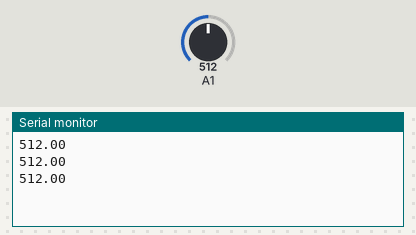
Bench run of a sketch on a simulated Arduino Uno, built with avr-gcc and run on an emulated ATmega328P. Parts: the last lines printed to the serial monitor. The inputs (shaded band) are chosen by the test bench; at power-on: A1 = 512.

Above: at 1.2 s.
1.3 s: A1 set to 716
At 1.86 s:
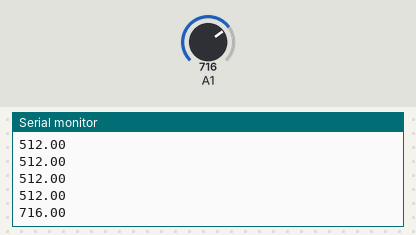
2.8 s: A1 set to 900
At 3.06 s:
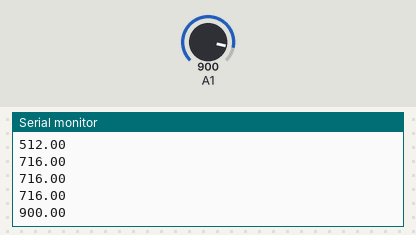
Timing chart, 0 to 5.8 s (numbered marks = the images above; inputs shaded):
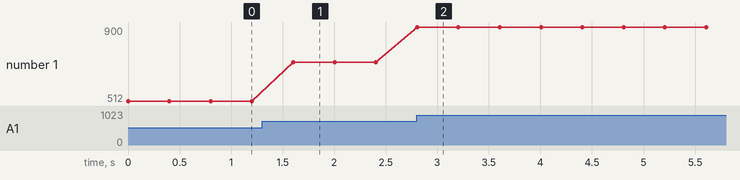

Measured:
- after the input at 1.3 s, the serial monitor: prints a new line after 0.30 s (image 1)
- after the input at 2.8 s, the serial monitor: prints a new line at once (image 2)
- plotted number 1: 512 → 716 after the input at 1.3 s, 716 → 900 after the input at 2.8 s

The sketch:

ard_function.lnk.ino
```cpp
void setup() {
  // put your setup code here, to run once:
  Serial.begin(9600);
}
float val;

void loop() {
  // put your main code here, to run repeatedly:
  val = analogRead(A1);
  Serial.println(val);
  delay(400);
}
```
